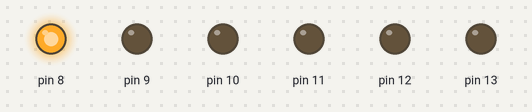
A sketch run on a simulated Arduino Uno, built with avr-gcc and run on an emulated ATmega328P. Shown: output pins drawn as LEDs (lit = HIGH).

Above: at 0.02 s.
At 0.32 s:
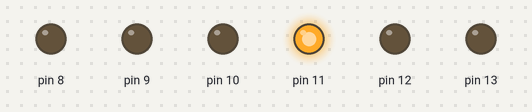
At 0.72 s:
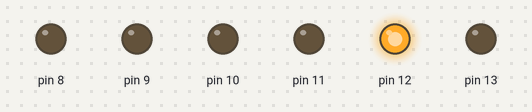
At 1.47 s:
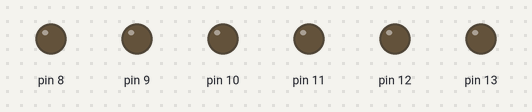
At 2.22 s:
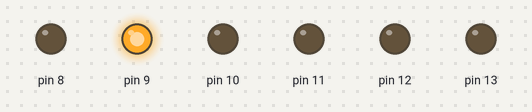
At 2.92 s:
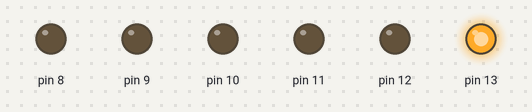
Timing chart, 0 to 3.2 s (numbered marks = the images above):
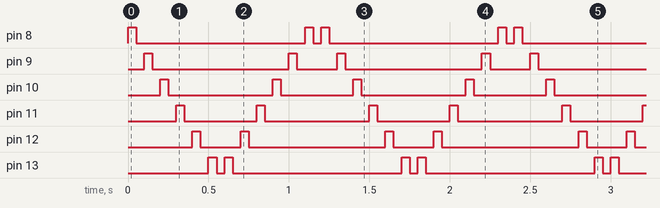

Measured:
- by itself, pin 8: repeats every 1.2 s: LOW 1.1 s, HIGH 0.05 s, LOW 0.05 s, HIGH 0.05 s
- by itself, pin 9: repeats every 1.2 s: LOW 0.85 s, HIGH 0.05 s, LOW 0.25 s, HIGH 0.05 s
- by itself, pin 10: repeats every 1.2 s: LOW 0.65 s, HIGH 0.05 s, LOW 0.45 s, HIGH 0.05 s
- by itself, pin 11: repeats every 1.2 s: LOW 0.45 s, HIGH 0.05 s, LOW 0.65 s, HIGH 0.05 s
- by itself, pin 12: repeats every 1.2 s: LOW 0.25 s, HIGH 0.05 s, LOW 0.85 s, HIGH 0.05 s
- by itself, pin 13: repeats every 1.2 s: LOW 0.05 s, HIGH 0.05 s, LOW 1.1 s, HIGH 0.05 s

The sketch:

parpadeoLedInverso.ino
```cpp
int tiempo=50;
int led;

void setup()

  {
    for(led=8;led<=13;led++)
    {

      pinMode(led,OUTPUT);

    }

  }

void secuencia_uno()

  {

    for (led=8; led<=13; led++)
    {

      digitalWrite(led,HIGH);
      delay(tiempo);
      digitalWrite(led,LOW);
      delay(tiempo);
    }


  }


void secuencia_dos()

  {

    for (led=13; led>=8; led--)
    {

      digitalWrite(led,HIGH);
      delay(tiempo);
      digitalWrite(led,LOW);
      delay(tiempo);
    }


  }


void loop()

{
  secuencia_uno();
  secuencia_dos();


}
```
